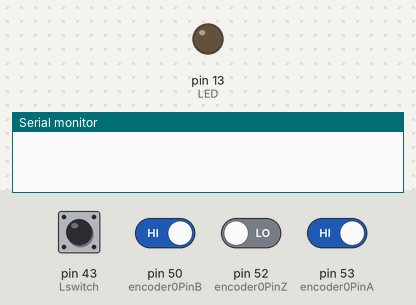
The sketch below on a simulated Arduino Mega 2560, built with avr-gcc and run on an emulated ATmega2560. Shown: output pins drawn as LEDs (lit = HIGH), the last lines printed to the serial monitor. The test bench sets the inputs (shaded band); at power-on: pin 43 (Lswitch), pin 50 (encoder0PinB), pin 53 (encoder0PinA) HIGH, pin 52 (encoder0PinZ) LOW.

Above: at 1.2 s.
1.3 s: pin 43 (Lswitch) pulled LOW for 0.15 s
At 1.38 s:
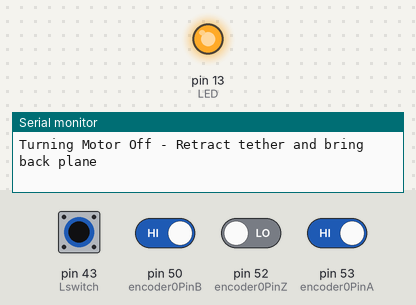
2.9 s: pin 43 (Lswitch) pulled LOW for 3.2 s
At 7.2 s:
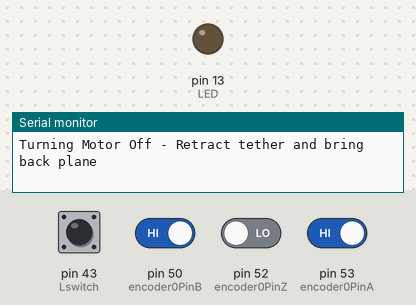
7.6 s: pin 43 (Lswitch) driven LOW and pin 52 (encoder0PinZ) driven HIGH
At 8.8 s:
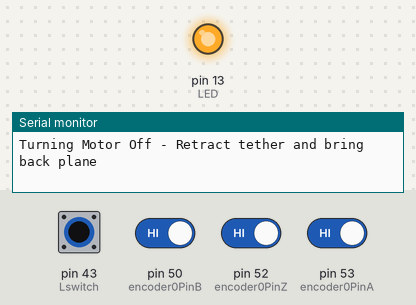
13.8 s: pin 43 (Lswitch) driven HIGH
At 14.1 s:
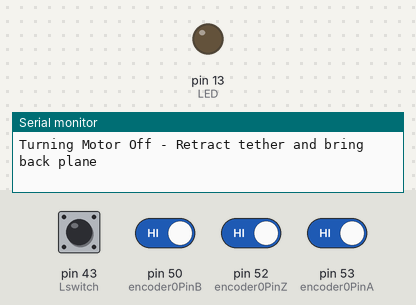
15.3 s: pin 43 (Lswitch) driven LOW
At 15.9 s:
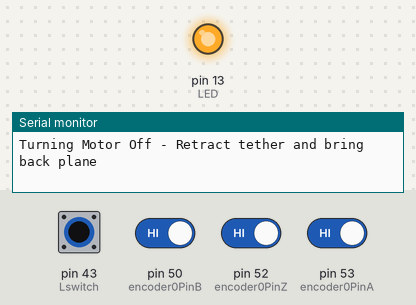
Timing chart, 0 to 18.3 s (numbered marks = the images above; inputs shaded):
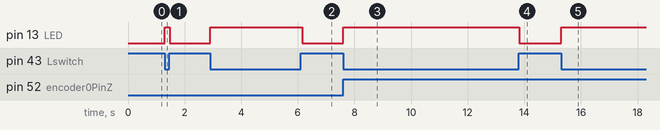

The sketch:

Encoder_and_limitswitch.ino
```cpp
int val;
int encoder0PinA = 53;
int encoder0PinB = 50;
int encoder0PinZ = 52;
int encoder0Pos = 0;
int encoder0revs = 0;
int encoder0PinALast = LOW;
int n = LOW;
int Lswitch = 43;
int LED = 13;


void setup() {
  pinMode (encoder0PinA, INPUT);
  pinMode (encoder0PinB, INPUT);
  pinMode (encoder0PinZ, INPUT);
  pinMode(Lswitch, INPUT);
  // LED turns on when limit switch engages
  pinMode(LED, OUTPUT);
  digitalWrite(LED,LOW);
  Serial.begin (9600);
}

void loop() {
  n = digitalRead(encoder0PinA);
  if ((encoder0PinALast == LOW) && (n == HIGH)) {
    if (digitalRead(encoder0PinB) == LOW) {
      encoder0Pos--;
    } else {
      encoder0Pos++;
    }
    if (digitalRead(encoder0PinZ) == HIGH) {
      Serial.println("ROTATE");
    }
    if (encoder0Pos>1024) {
      encoder0revs--;
      encoder0Pos=0;
      Serial.println(encoder0revs);
    }
    if (encoder0Pos<-1024) {
      encoder0revs++;
      encoder0Pos=0;
      Serial.println(encoder0revs);
    }
  }
  encoder0PinALast = n;
  if( digitalRead(Lswitch) == LOW ) {
    digitalWrite(LED,HIGH);
    Serial.println("Turning Motor Off - Retract tether and bring back plane");
  } else {
    digitalWrite(LED,LOW);
  }
}
```

Measured:
- after the input at 1.3 s, pin 13 (LED): LOW → HIGH at once, → LOW 0.17 s later
- after the input at 2.9 s, pin 13 (LED): LOW → HIGH at once, → LOW 3.3 s later
- after the input at 7.6 s, pin 13 (LED): LOW → HIGH at once
- after the input at 13.8 s, pin 13 (LED): HIGH → LOW at once
- after the input at 15.3 s, pin 13 (LED): LOW → HIGH at once
